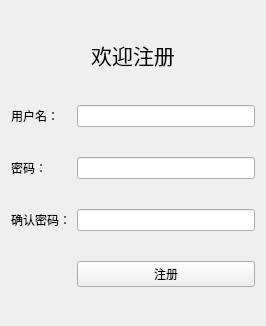
<?xml version="1.0" encoding="UTF-8"?>
<ui version="4.0">
 <class>regcount</class>
 <widget class="QWidget" name="regcount">
  <property name="geometry">
   <rect>
    <x>0</x>
    <y>0</y>
    <width>266</width>
    <height>326</height>
   </rect>
  </property>
  <property name="maximumSize">
   <size>
    <width>266</width>
    <height>326</height>
   </size>
  </property>
  <property name="windowTitle">
   <string>Form</string>
  </property>
  <layout class="QGridLayout" name="gridLayout">
   <item row="0" column="0" colspan="2">
    <widget class="QLabel" name="label">
     <property name="maximumSize">
      <size>
       <width>16777215</width>
       <height>40</height>
      </size>
     </property>
     <property name="font">
      <font>
       <family>Agency FB</family>
       <pointsize>16</pointsize>
      </font>
     </property>
     <property name="text">
      <string>欢迎注册</string>
     </property>
     <property name="alignment">
      <set>Qt::AlignCenter</set>
     </property>
    </widget>
   </item>
   <item row="1" column="0">
    <widget class="QLabel" name="lbuser">
     <property name="text">
      <string>用户名：</string>
     </property>
    </widget>
   </item>
   <item row="1" column="1">
    <widget class="QLineEdit" name="leuser"/>
   </item>
   <item row="2" column="0">
    <widget class="QLabel" name="label_3">
     <property name="text">
      <string>密码：</string>
     </property>
    </widget>
   </item>
   <item row="2" column="1">
    <widget class="QLineEdit" name="lepwd"/>
   </item>
   <item row="3" column="0">
    <widget class="QLabel" name="label_4">
     <property name="text">
      <string>确认密码：</string>
     </property>
    </widget>
   </item>
   <item row="3" column="1">
    <widget class="QLineEdit" name="lerpwd"/>
   </item>
   <item row="4" column="1">
    <widget class="QPushButton" name="pushButton">
     <property name="text">
      <string>注册</string>
     </property>
    </widget>
   </item>
  </layout>
 </widget>
 <resources/>
 <connections/>
</ui>
